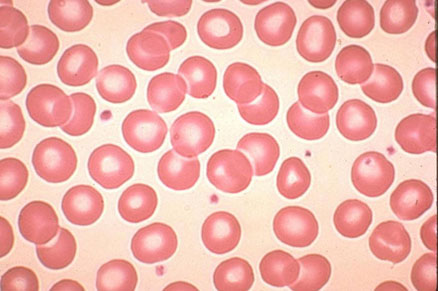
%> input picture images/695.jpg, 438 x 291 px
$ octave RemoveBkgndAndClean.m   (GNU Octave 9; MATLAB toolbox functions it lacks are replaced by stand-ins)
%> lines starting %> are read from the running program, lines starting %| are printed output that depends on the picture; in (x1, y1, x2, y2) boxes, pixels count from 0 and x2, y2 are one past the last pixel; in counts of white or black regions, pixels touching at a corner belong together; the program's own positions count from 1
% Author: Hersh Godse
% Using:  http://www.mathworks.com/help/images/examples/correcting-nonuniform-illumination.html

%% Pre-configuration:
% Set current folder to file where image is
% Image should be called "rice1.png"

%% Get the image:
I = imread('695.jpg');
%> I is the input picture: size 291x438x3 uint8; mean R, G, B 241.5, 179.5, 171.7
imshow(I)

% [16 lines of commented-out code are left out]

%% Alternatively, use imtophat
% Calculates morphological opening and removes from image:
%%%%%%%%%%%%%%%%%%%%%%%%%%UNDERSTAND SYNTAX%%%%%%%%%%%%%%%%%%%%%%%%%%
I2 = imtophat(I,strel('disk',15));
% imshow(I2)

%% Convert image from RGB format to grayscale
% Do this because later processing requires grayscale images
% As can see in workspace variables, RGB image has three layers (R,G,B),
% whereas grayscale image has one layer (compare I2,I3 variable dimensions)
I3 = rgb2gray(I2);
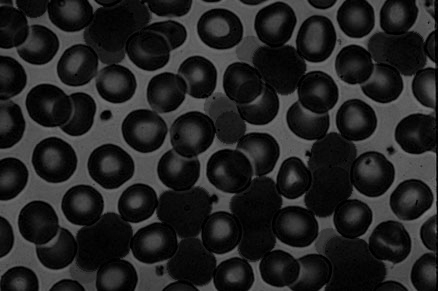
%> I3: size 291x438 uint8; min 0, max 126, mean 35
% imshow(I3)

%% Increase contrast of image
I4 = imadjust(I3);
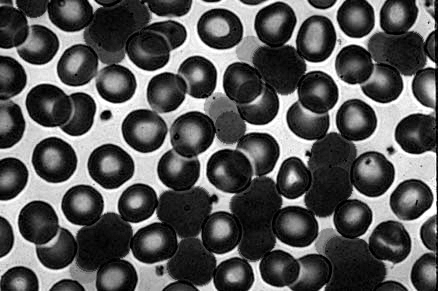
%> I4: size 291x438 uint8; min 0, max 255, mean 87.4
imshow(I4)

%% Threshold image, convert to binary file (only black, white)
% graythresh computes global threshold, which we use to convert image with
% grayscale intensity to a binary image with im2bw
% Then, bwareopen removes background noise (removes objects with fewer than 50 pixels)
level = graythresh(I4);
%> level = 0.455
bw = im2bw(I4,level);
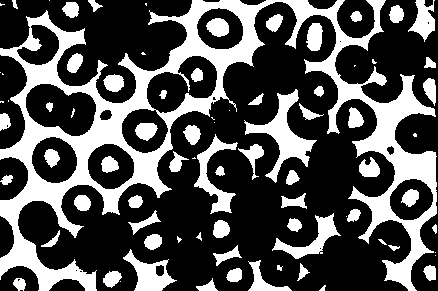
%> bw: size 291x438 logical; 32.2% white; 81 white regions (21 under 20 px), largest, box (x1, y1, x2, y2) and area: (0, 0, 437, 291) 26769, (244, 89, 317, 183) 1850, (194, 134, 238, 214) 1053
bw = bwareaopen(bw, 50);
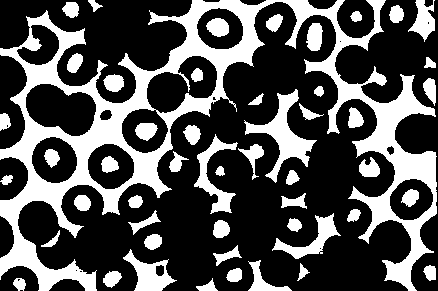
%> bw: size 291x438 logical; 31.9% white; 51 white regions, largest, box (x1, y1, x2, y2) and area: (0, 0, 437, 291) 26769, (244, 89, 317, 183) 1850, (194, 134, 238, 214) 1053
imshow(bw)

%% Identify objects in image
% bwconncomp finds all Connected Components (objects) in the binary image
% The accuracy of bwconncomp depend on size of objects, connectivity parameter
% (4/8 for 2D image), and if objects are touching (could be labeled as one object)
% Outputs: 1.connectivity of connected components, 2.size of scanned image,
% 3.number of detected objects, 4.array of length(number of objects), kth
% element is vector with pixels in kth object
cc = bwconncomp(bw, 4);
%> cc = 64 connected components
% Print connected components structure
% cc
% Print array containing pixels in objects
% cc.PixelIdxList
% Print pixels in 5th object
% cc.PixelIdxList{5}

%% Examine one object
grain = false(size(bw)); % Create 2D matrix of size of bw, false to make all black
grain(cc.PixelIdxList{12}) = true; % In matrix, make true wherever pixel of object detected
%> grain: size 291x438 logical; 0.17% white; 1 white region
% imshow(grain); % Show image, false/0 -> background; true/1 -> object

%% View all objects
% A label matrix is matrix of same size as input matrix. Input matrix has
% 1s to represent pixels where an object is, 0s to represent bkgnd. In
% label matrix, all pixels of different cc/object are given the same,
% unique label (all pixels in cc 1 are stored as 1, in cc 2 as 2, ...)
% We will now create a label matrix from output of bwconncomp using labelmatrix
labeled = labelmatrix(cc);
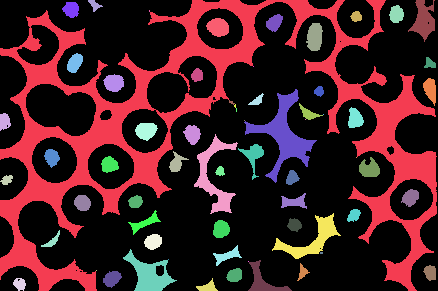
%> labeled: size 291x438 uint8; 65 distinct labels, from 0 to 64; one colour per label, 0 black
% whos labeled

% Convert label matrix into RGB image. @summer references set of colors
% Matlab will use to color each object in the label matrix. 'shuffle' will
% make matlab randomly assign colors to objects. The RGB triplet sets
% color for bkgnd
RGB_label = label2rgb(labeled, @summer, [.863 .529 1], 'shuffle');
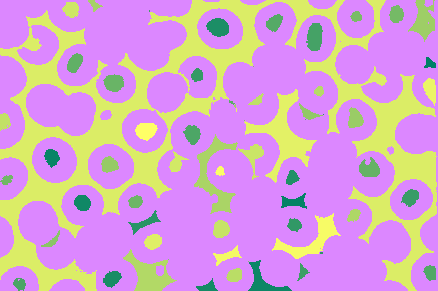
%> RGB_label: size 291x438x3 uint8; mean R, G, B 211.9, 163.7, 206.2
% imshow(RGB_label)

%% Calculate area of each object
% regionprops gives area of connected components in cc structure. Output is
% 1.Area of each cc in pixels, 2. coordinates of the smallest rectangle
% that can be fitted within the cc, 3. coordinates of the center of mass of the cc
graindata = regionprops(cc,'basic');
%> graindata = 64 regions; largest, box (x1, y1, x2, y2), Area and Centroid: (0, 0, 437, 291) 26740 [201.4 129.8], (244, 89, 317, 183) 1849 [284.4 135.5], (194, 134, 238, 214) 1053 [215 177], (123, 249, 177, 291) 959 [149.9 275.3], (272, 213, 341, 259) 911 [312.3 239.9]
% graindata(50).Area

%% Calculate area-based statistics
% subset graindata to just get the area calculations
grainareas = [graindata.Area];
%> grainareas = 64 values, max 26740 at index 1, min 1 at index 11, mean 635.8
% Find smallest and largest grains (gets pixel area and index in array)
[min_area, idxmin] = min(grainareas);
%> min_area = 1; idxmin = 11
[max_area, idxmax] = max(grainareas);
%> max_area = 26740; idxmax = 1
grain2 = false(size(bw));
grain2(cc.PixelIdxList{idxmin}) = true;
%> grain2: size 291x438 logical; 0% white in thin lines or dots, all inside (x1, y1, x2, y2) = (96, 270, 97, 271)
grain2(cc.PixelIdxList{idxmax}) = true;
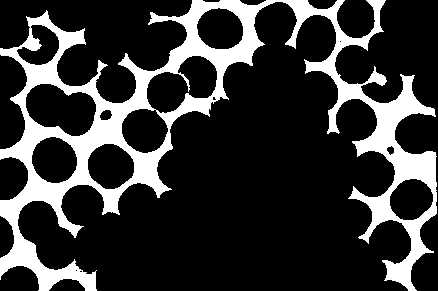
%> grain2: size 291x438 logical; 21% white; 1 white region, box (x1, y1, x2, y2) and area: (0, 0, 437, 291) 26741
% imshow(grain2);

%% Create histogram of areas
% [7 lines of commented-out code are left out]

$ run again, with images/lymph2.jpg copied over images/695.jpg
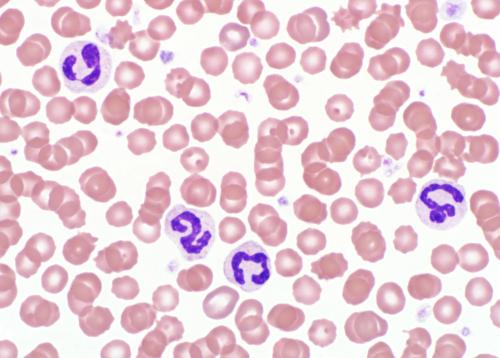
%> input picture images/lymph2.jpg, 500 x 358 px
%> I is the input picture: size 358x500x3 uint8; mean R, G, B 232.5, 205.3, 214.9
%> level = 0.459
%> `bw = bwareaopen(bw, 50);`:
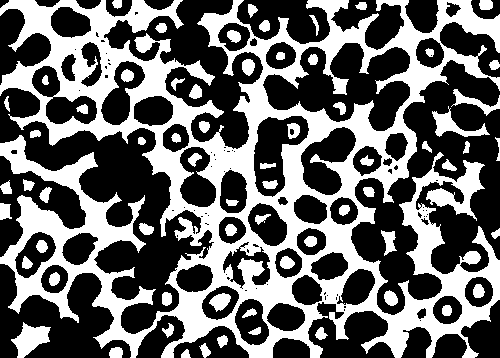
%> bw: size 358x500 logical; 40.7% white; 67 white regions, largest, box (x1, y1, x2, y2) and area: (0, 0, 500, 358) 64752, (11, 322, 51, 358) 751, (432, 106, 490, 137) 594
%> cc = 90 connected components
%> grain: size 358x500 logical; 0.07% white; 1 white region
%> labeled: size 358x500 uint8; 91 distinct labels, from 0 to 90
%> graindata = 90 regions; largest, box (x1, y1, x2, y2), Area and Centroid: (0, 0, 500, 358) 64661 [247.3 176.9], (11, 322, 51, 358) 751 [31.2 339.8], (432, 109, 490, 137) 590 [454.5 126.7], (453, 89, 500, 116) 367 [475.8 103.1], (209, 293, 231, 312) 256 [221 302]
%> grainareas = 90 values, max 64661 at index 1, min 1 at index 6, mean 808.8
%> min_area = 1; idxmin = 6
%> max_area = 64661; idxmax = 1
%> `grain2(cc.PixelIdxList{idxmax}) = true;`:
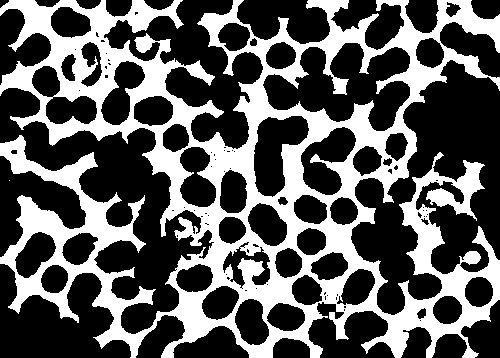
%> grain2: size 358x500 logical; 36.1% white; 2 white regions (1 under 20 px), largest, box (x1, y1, x2, y2) and area: (0, 0, 500, 358) 64661
